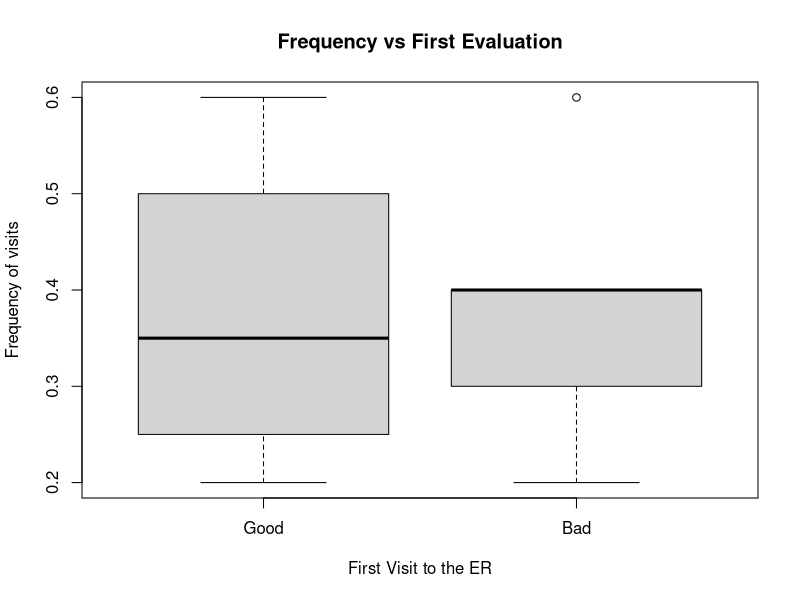
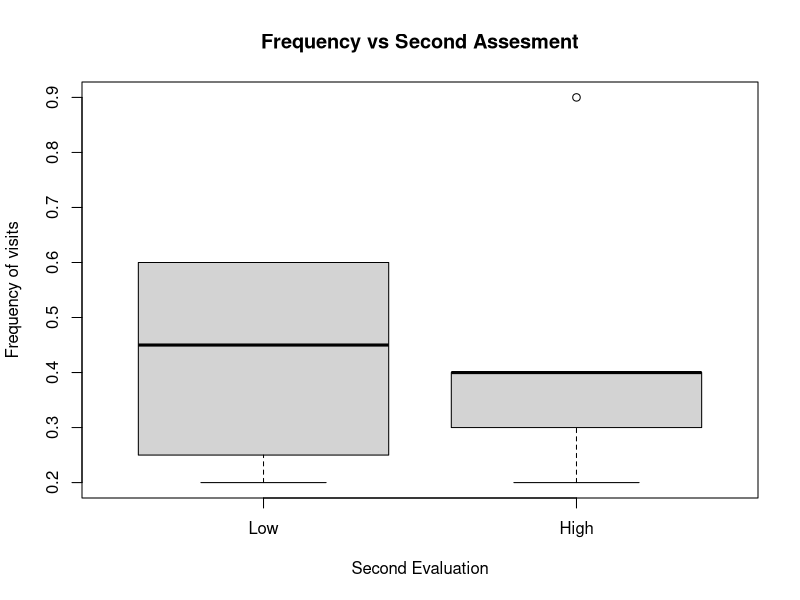
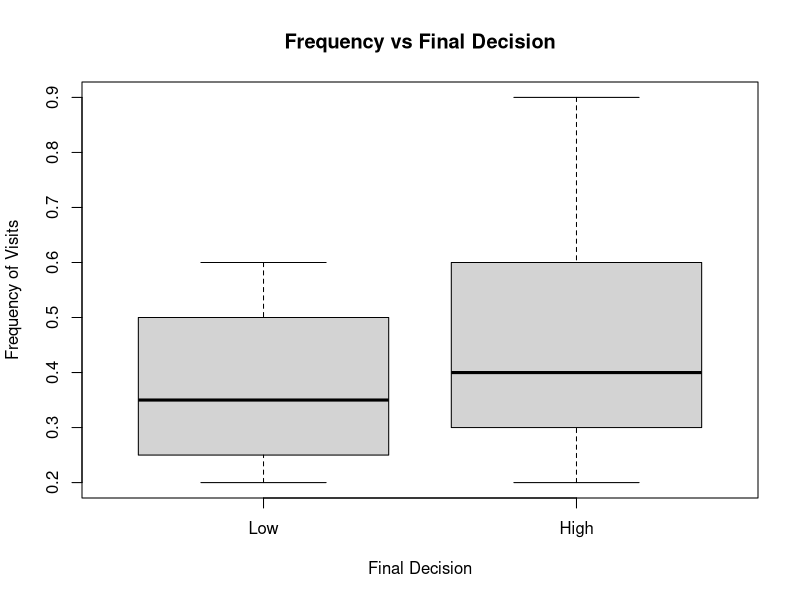
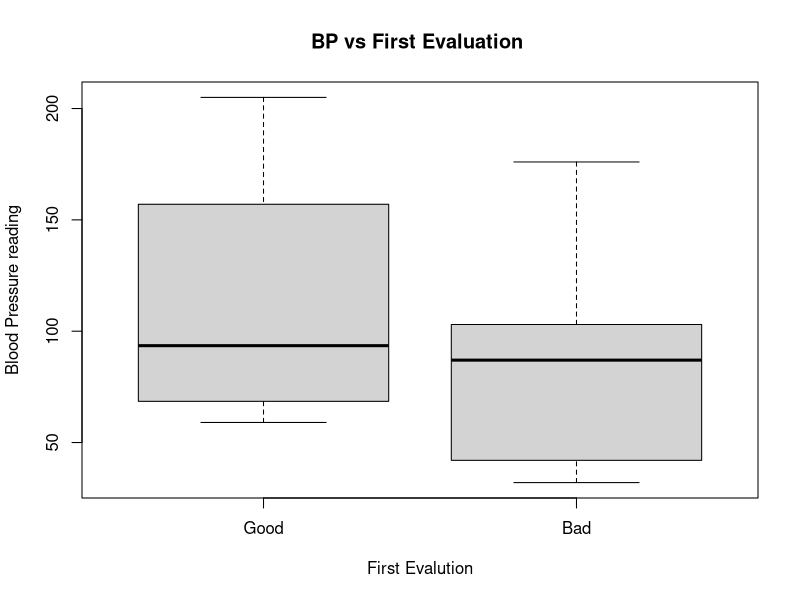
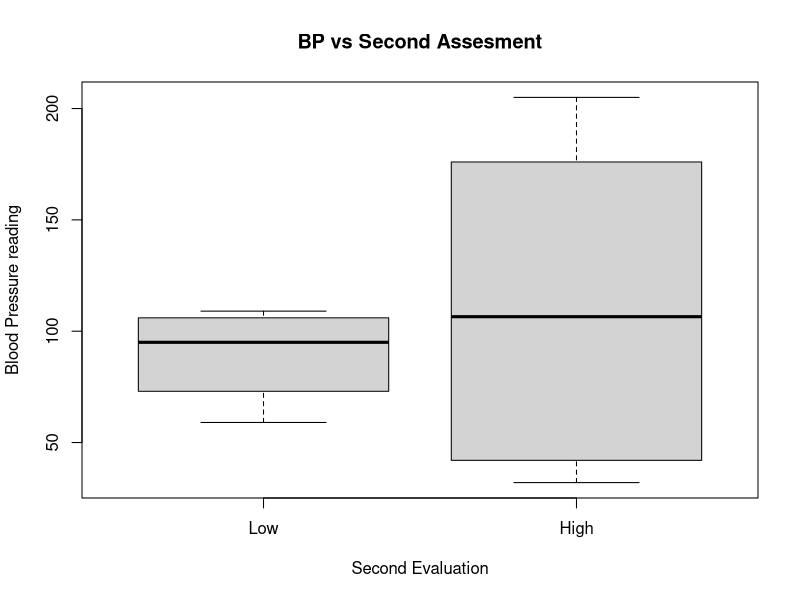
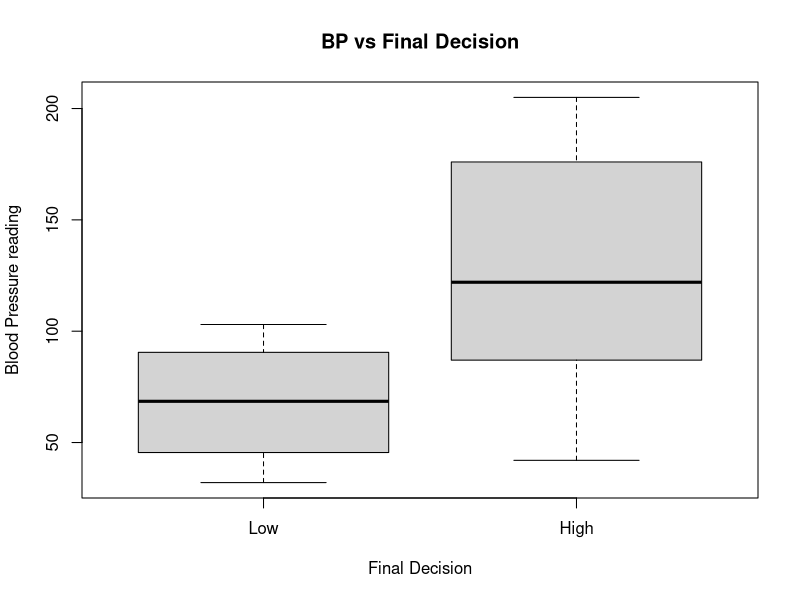
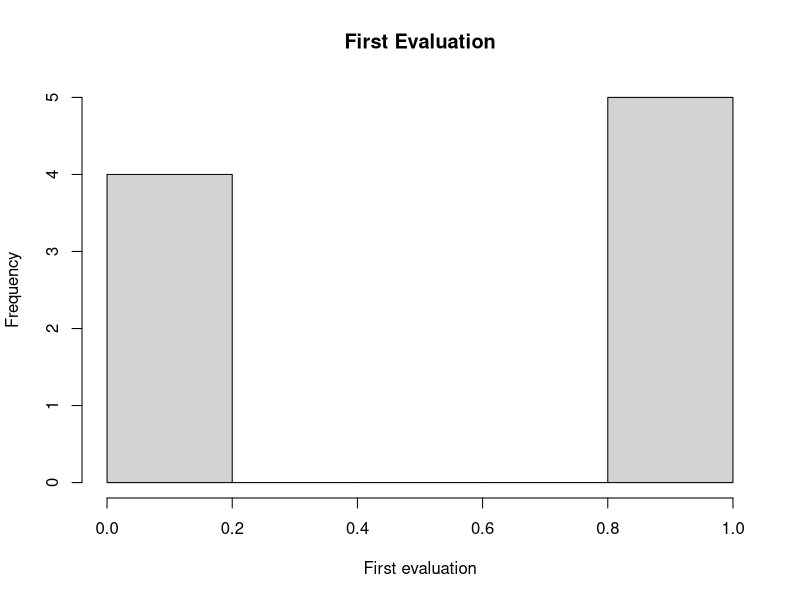
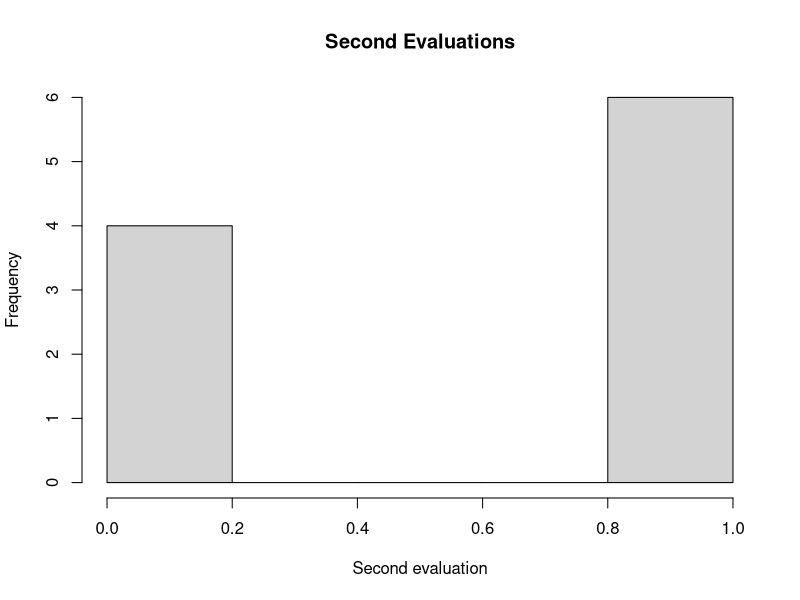

Recreate these plots in R, in order.
#Frequency of visits
Frequency <- c(0.6, 0.3, 0.4, 0.4, 0.2, 0.6, 0.3, 0.4, 0.9, 0.2)
#Blood Pressure measurments
BP <- c(103, 87, 32, 42, 59, 109, 78, 205, 135, 176)
#First assesment by general doctor
##bad = 1, good = 0
First <- c(1,1,1,1,0,0,0,0,NA,1)
##Second and last decisions are based on low = 0, and high = 1
#Second assesment by External Doctor
Second <- c(0,0,1,1,0,0,1,1,1,1)
#Head of emergency unit's decision regardsing immediate care
FinalDecision <- c(0,1,0,1,0,1,0,1,1,1)

#Creating data frame
hospital.df<- data.frame(Frequency, BP, First, Second, FinalDecision)
##Frequency box plots
#Box plot for frequency vs 1st evaluation 
boxplot(Frequency ~ First, Data = hospital.df, main = "Frequency vs First Evaluation",
        xlab = "First Visit to the ER", ylab = "Frequency of visits",
        names = c("Good","Bad"))
#Box plot for Frequency vs Second eval
boxplot(Frequency ~ Second, data = hospital.df, 
        main = "Frequency vs Second Assesment", xlab = "Second Evaluation",
        ylab = "Frequency of visits", names = c("Low", "High"))
#Box plot for Frequency vs Final decision 
boxplot(Frequency ~ FinalDecision, data = hospital.df, 
        main = "Frequency vs Final Decision", xlab = "Final Decision",
        ylab = "Frequency of Visits", names = c("Low", "High"))

##BP box plots
#Box plot for BP vs First Evaluation
boxplot(BP ~ First, data = hospital.df, main = "BP vs First Evaluation ",
        xlab = "First Evalution", ylab = "Blood Pressure reading", names = c("Good", "Bad"))
#Box plot for BP vs Second Evaluation
boxplot(BP ~ Second, data = hospital.df, main = "BP vs Second Assesment", 
        xlab = "Second Evaluation", ylab = "Blood Pressure reading", names = c("Low", "High"))
#Box plot for BP and Final Decision
boxplot(BP ~ FinalDecision, data = hospital.df, main = "BP vs Final Decision",
        xlab = "Final Decision", ylab = "Blood Pressure reading", names = c("Low", "High"))


#Histograms
##First Eval
hist(First, main = "First Evaluation", xlab = "First evaluation")
##Second Eval
hist(Second, main = "Second Evaluations", xlab = "Second evaluation")
##Final Eval
hist(FinalDecision, main = "Final Decision", xlab = "Final Decision")
